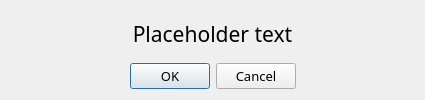
<?xml version="1.0" encoding="UTF-8"?>
<ui version="4.0">
 <class>Dialog</class>
 <widget class="QDialog" name="Dialog">
  <property name="geometry">
   <rect>
    <x>0</x>
    <y>0</y>
    <width>425</width>
    <height>100</height>
   </rect>
  </property>
  <property name="minimumSize">
   <size>
    <width>425</width>
    <height>100</height>
   </size>
  </property>
  <property name="maximumSize">
   <size>
    <width>425</width>
    <height>100</height>
   </size>
  </property>
  <property name="windowTitle">
   <string>Dialog</string>
  </property>
  <layout class="QGridLayout" name="gridLayout">
   <item row="0" column="0">
    <widget class="QLabel" name="header_label">
     <property name="font">
      <font>
       <family>Oswald</family>
       <pointsize>16</pointsize>
      </font>
     </property>
     <property name="text">
      <string>Placeholder text</string>
     </property>
     <property name="alignment">
      <set>Qt::AlignCenter</set>
     </property>
    </widget>
   </item>
   <item row="1" column="0">
    <widget class="QDialogButtonBox" name="button_box">
     <property name="font">
      <font>
       <family>Oswald</family>
       <pointsize>10</pointsize>
      </font>
     </property>
     <property name="standardButtons">
      <set>QDialogButtonBox::Cancel|QDialogButtonBox::Ok</set>
     </property>
     <property name="centerButtons">
      <bool>true</bool>
     </property>
    </widget>
   </item>
  </layout>
 </widget>
 <resources/>
 <connections/>
</ui>
